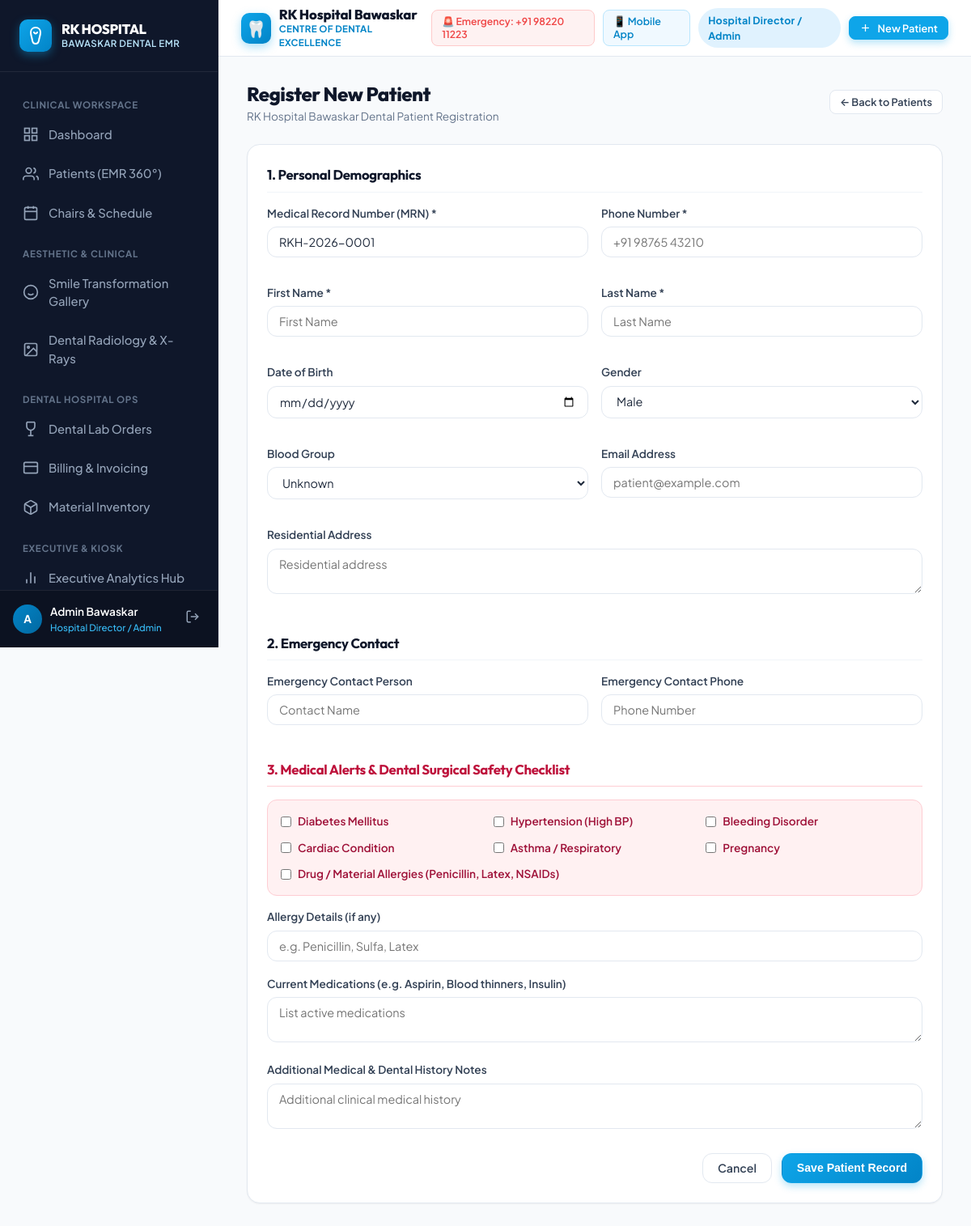
Screenshot of /patients/new/ (signed in) with the database file from the repository.
### dental_core/models.py (models this page shows, shortened)
class User(AbstractUser):
    ROLE_CHOICES = [
        ('ADMIN', 'Hospital Director / Admin'),
        ('DENTIST', 'Dental Surgeon / Specialist'),
        ('RECEPTIONIST', 'Front Desk / OPD Coordinator'),
        ('HYGIENIST', 'Dental Hygienist / Nurse'),
        ('PHARMACIST', 'Pharmacist / Inventory Store'),
        ('PATIENT', 'Patient Portal'),
    ]
    role = models.CharField(max_length=20, choices=ROLE_CHOICES, default='DENTIST')
    phone_number = models.CharField(max_length=20, blank=True, null=True)
    specialization = models.CharField(max_length=100, blank=True, null=True,
                                      help_text="e.g. Endodontist, Orthodontist, Periodontist, Oral Surgeon")
    qualification = models.CharField(max_length=100, blank=True, null=True,
                                     help_text="e.g. BDS, MDS (Oral & Maxillofacial Surgery)")
    license_number = models.CharField(max_length=50, blank=True, null=True,
                                      help_text="State Dental Council Reg. No.")
    avatar = models.ImageField(upload_to='avatars/', blank=True, null=True)
    def is_patient_user(self):
        return self.role == 'PATIENT'

### dental_core/views.py (the view)
# urls.py: path('patients/new/', views.patient_create, name='patient_create'),
@login_required
def patient_create(request):
    if request.method == 'POST':
        form = PatientForm(request.POST)
        if form.is_valid():
            patient = form.save()
            messages.success(request, f"Patient {patient.full_name} ({patient.mrn}) registered successfully!")
            return redirect('patient_detail', pk=patient.pk)
    else:
        count = Patient.objects.count() + 1
        year = timezone.now().year
        suggested_mrn = f"RKH-{year}-{count:04d}"
        form = PatientForm(initial={'mrn': suggested_mrn})
    return render(request, 'patients/patient_form.html', {'form': form, 'title': 'Register New Patient'})

### templates/patients/patient_form.html (shortened to what this page needs)
{% extends 'base.html' %}
{% block content %}
<div style="max-width: 860px; margin: 0 auto;">
  <div style="display: flex; justify-content: space-between; align-items: center; margin-bottom: 24px;">
    <div>
      <h1 style="font-size: 1.5rem; font-weight: 800; color: var(--slate-900);">{{ title }}</h1>
      <p style="color: var(--slate-500); font-size: 0.85rem;">RK Hospital Bawaskar Dental Patient Registration</p>
    </div>
    <a href="{% url 'patient_list' %}" class="btn btn-secondary btn-sm">← Back to Patients</a>
  </div>
  <div class="card">
    <form method="POST">
      <h3 style="font-size: 1.05rem; font-weight: 700; color: var(--slate-900); margin-bottom: 16px; border-bottom: 1px solid var(--slate-100); padding-bottom: 8px;">
        1. Personal Demographics
      </h3>
      <div style="display: grid; grid-template-columns: 1fr 1fr; gap: 16px;">
        <div class="form-group">
          <label class="form-label">Medical Record Number (MRN) *</label>
          {{ form.mrn }}
        </div>
        <div class="form-group">
          <label class="form-label">Phone Number *</label>
          {{ form.phone }}
        </div>
        <div class="form-group">
          <label class="form-label">First Name *</label>
          {{ form.first_name }}
        </div>
        <div class="form-group">
          <label class="form-label">Last Name *</label>
          {{ form.last_name }}
        </div>
        <div class="form-group">
          <label class="form-label">Date of Birth</label>
          {{ form.date_of_birth }}
        </div>
        <div class="form-group">
          <label class="form-label">Gender</label>
          {{ form.gender }}
        </div>
        <div class="form-group">
          <label class="form-label">Blood Group</label>
          {{ form.blood_group }}
        </div>
        <div class="form-group">
          <label class="form-label">Email Address</label>
          {{ form.email }}
        </div>
        <div class="form-group" style="grid-column: span 2;">
          <label class="form-label">Residential Address</label>
          {{ form.address }}
        </div>
      </div>
      <h3 style="font-size: 1.05rem; font-weight: 700; color: var(--slate-900); margin: 24px 0 16px; border-bottom: 1px solid var(--slate-100); padding-bottom: 8px;">
        2. Emergency Contact
      </h3>
      <div style="display: grid; grid-template-columns: 1fr 1fr; gap: 16px;">
        <div class="form-group">
          <label class="form-label">Emergency Contact Person</label>
          {{ form.emergency_contact_name }}
        </div>
        <div class="form-group">
          <label class="form-label">Emergency Contact Phone</label>
          {{ form.emergency_contact_phone }}
        </div>
      </div>
      <h3 style="font-size: 1.05rem; font-weight: 700; color: #be123c; margin: 24px 0 16px; border-bottom: 1px solid #fecdd3; padding-bottom: 8px;">
        3. Medical Alerts & Dental Surgical Safety Checklist
      </h3>
      <div style="display: grid; grid-template-columns: repeat(3, 1fr); gap: 12px; margin-bottom: 16px; background: #fff1f2; padding: 16px; border-radius: var(--radius-md); border: 1px solid #fecdd3;">
        <label style="display: flex; align-items: center; gap: 8px; font-weight: 600; font-size: 0.85rem; color: #9f1239;">
          {{ form.has_diabetes }} Diabetes Mellitus
        </label>
        <label style="display: flex; align-items: center; gap: 8px; font-weight: 600; font-size: 0.85rem; color: #9f1239;">
          {{ form.has_hypertension }} Hypertension (High BP)
        </label>
        <label style="display: flex; align-items: center; gap: 8px; font-weight: 600; font-size: 0.85rem; color: #9f1239;">
          {{ form.has_bleeding_disorder }} Bleeding Disorder
        </label>
        <label style="display: flex; align-items: center; gap: 8px; font-weight: 600; font-size: 0.85rem; color: #9f1239;">
          {{ form.has_cardiac_condition }} Cardiac Condition
        </label>
        <label style="display: flex; align-items: center; gap: 8px; font-weight: 600; font-size: 0.85rem; color: #9f1239;">
          {{ form.has_asthma }} Asthma / Respiratory
        </label>
        <label style="display: flex; align-items: center; gap: 8px; font-weight: 600; font-size: 0.85rem; color: #9f1239;">
          {{ form.is_pregnant }} Pregnancy
        </label>
        <label style="display: flex; align-items: center; gap: 8px; font-weight: 600; font-size: 0.85rem; color: #9f1239; grid-column: span 3;">
          {{ form.has_allergies }} Drug / Material Allergies (Penicillin, Latex, NSAIDs)
        </label>
      </div>
      <div class="form-group">
        <label class="form-label">Allergy Details (if any)</label>
        {{ form.allergy_details }}
      </div>
      <div class="form-group">
        <label class="form-label">Current Medications (e.g. Aspirin, Blood thinners, Insulin)</label>
        {{ form.current_medications }}
      </div>
      <div class="form-group">
        <label class="form-label">Additional Medical & Dental History Notes</label>
        {{ form.medical_history_notes }}
      </div>
      <div style="display: flex; justify-content: flex-end; gap: 12px; margin-top: 24px;">
        <a href="{% url 'patient_list' %}" class="btn btn-secondary">Cancel</a>
        <button type="submit" class="btn btn-primary">Save Patient Record</button>
      </div>
    </form>
  </div>
</div>
{% endblock %}

### templates/base.html (shortened to what this page needs)
{% load static %}
<!DOCTYPE html>
<html lang="en">
<head>
  <link rel="stylesheet" href="{% static 'css/hospital_theme.css' %}">
</head>
<body>
<div class="app-layout">
  <aside class="sidebar" id="appSidebar">
    <div class="sidebar-brand">
      <div style="display: flex; align-items: center; justify-content: space-between;">
        <div style="display: flex; align-items: center; gap: 12px;">
          <div style="width: 40px; height: 40px; background: linear-gradient(135deg, #0ea5e9, #0284c7); border-radius: 10px; display: flex; align-items: center; justify-content: center; box-shadow: 0 4px 12px rgba(14, 165, 233, 0.4);">
            <svg style="width: 24px; height: 24px; fill: none; stroke: #ffffff; stroke-width: 2; stroke-linecap: round; stroke-linejoin: round;" viewBox="0 0 24 24">
              <path d="M12 2C8.5 2 6 4.5 6 8c0 3.5 1.5 6.5 2 10 .5 3 2 4 4 4s3.5-1 4-4c.5-3.5 2-6.5 2-10 0-3.5-2.5-6-6-6z"/>
              <path d="M10 8c.5 1 1.5 1.5 2 1.5s1.5-.5 2-1.5"/>
            </svg>
          </div>
          <div>
            <div class="brand-font" style="font-weight: 800; font-size: 1.05rem; color: #ffffff; line-height: 1.15;">RK HOSPITAL</div>
            <div style="font-size: 0.72rem; color: var(--primary-200); font-weight: 600; letter-spacing: 0.04em;">BAWASKAR DENTAL EMR</div>
          </div>
        </div>
      </div>
    </div>
    <div class="sidebar-nav">
      <div class="nav-section-title">Clinical Workspace</div>
      <a href="{% url 'dashboard' %}" class="nav-link {% if request.resolver_match.url_name == 'dashboard' %}active{% endif %}">
        <svg viewBox="0 0 24 24" fill="none" stroke="currentColor" stroke-width="2"><rect x="3" y="3" width="7" height="7"></rect><rect x="14" y="3" width="7" height="7"></rect><rect x="14" y="14" width="7" height="7"></rect><rect x="3" y="14" width="7" height="7"></rect></svg>
        <span>Dashboard</span>
      </a>
      {% if not user.is_patient_user %}
      <a href="{% url 'patient_list' %}" class="nav-link {% if 'patient' in request.path and not 'new' in request.path %}active{% endif %}">
        <svg viewBox="0 0 24 24" fill="none" stroke="currentColor" stroke-width="2"><path d="M17 21v-2a4 4 0 0 0-4-4H5a4 4 0 0 0-4 4v2"></path><circle cx="9" cy="7" r="4"></circle><path d="M23 21v-2a4 4 0 0 0-3-3.87"></path><path d="M16 3.13a4 4 0 0 1 0 7.75"></path></svg>
        <span>Patients (EMR 360°)</span>
      </a>
      <a href="{% url 'appointment_list' %}" class="nav-link {% if 'appointment' in request.path %}active{% endif %}">
        <svg viewBox="0 0 24 24" fill="none" stroke="currentColor" stroke-width="2"><rect x="3" y="4" width="18" height="18" rx="2" ry="2"></rect><line x1="16" y1="2" x2="16" y2="6"></line><line x1="8" y1="2" x2="8" y2="6"></line><line x1="3" y1="10" x2="21" y2="10"></line></svg>
        <span>Chairs & Schedule</span>
      </a>
      <div class="nav-section-title">Aesthetic & Clinical</div>
      <a href="{% url 'smile_gallery' %}" class="nav-link {% if 'smile-gallery' in request.path %}active{% endif %}">
        <svg viewBox="0 0 24 24" fill="none" stroke="currentColor" stroke-width="2"><circle cx="12" cy="12" r="10"></circle><path d="M8 14s1.5 2 4 2 4-2 4-2"></path><line x1="9" y1="9" x2="9.01" y2="9"></line><line x1="15" y1="9" x2="15.01" y2="9"></line></svg>
        <span>Smile Transformation Gallery</span>
      </a>
      <a href="{% url 'radiograph_hub' %}" class="nav-link {% if 'radiograph' in request.path %}active{% endif %}">
        <svg viewBox="0 0 24 24" fill="none" stroke="currentColor" stroke-width="2"><rect x="3" y="3" width="18" height="18" rx="2" ry="2"></rect><circle cx="8.5" cy="8.5" r="1.5"></circle><polyline points="21 15 16 10 5 21"></polyline></svg>
        <span>Dental Radiology & X-Rays</span>
      </a>
      <div class="nav-section-title">Dental Hospital Ops</div>
      <a href="{% url 'lab_list' %}" class="nav-link {% if 'lab' in request.path %}active{% endif %}">
        <svg viewBox="0 0 24 24" fill="none" stroke="currentColor" stroke-width="2"><path d="M6 2v6a6 6 0 0 0 12 0V2"></path><line x1="6" y1="2" x2="18" y2="2"></line><line x1="12" y1="14" x2="12" y2="22"></line><line x1="8" y1="22" x2="16" y2="22"></line></svg>
        <span>Dental Lab Orders</span>
      </a>
      <a href="{% url 'billing_list' %}" class="nav-link {% if 'billing' in request.path %}active{% endif %}">
        <svg viewBox="0 0 24 24" fill="none" stroke="currentColor" stroke-width="2"><rect x="2" y="4" width="20" height="16" rx="2"></rect><line x1="2" y1="10" x2="22" y2="10"></line></svg>
        <span>Billing & Invoicing</span>
      </a>
      <a href="{% url 'inventory_list' %}" class="nav-link {% if 'inventory' in request.path %}active{% endif %}">
        <span>Material Inventory</span>
      </a>
      <div class="nav-section-title">Executive & Kiosk</div>
      <a href="{% url 'analytics_dashboard' %}" class="nav-link {% if 'analytics' in request.path %}active{% endif %}">
        <svg viewBox="0 0 24 24" fill="none" stroke="currentColor" stroke-width="2"><line x1="18" y1="20" x2="18" y2="10"></line><line x1="12" y1="20" x2="12" y2="4"></line><line x1="6" y1="20" x2="6" y2="14"></line></svg>
        <span>Executive Analytics Hub</span>
      </a>
      {% endif %}
    </div>
    <div style="padding: 16px; border-top: 1px solid rgba(255, 255, 255, 0.08); background: rgba(0, 0, 0, 0.2); display: flex; align-items: center; justify-content: space-between;">
      <div style="display: flex; align-items: center; gap: 10px; overflow: hidden;">
        <div style="width: 36px; height: 36px; border-radius: 50%; background: linear-gradient(135deg, #0284c7, #0369a1); display: flex; align-items: center; justify-content: center; font-weight: 700; color: #fff; font-size: 0.85rem; flex-shrink: 0;">
          {{ user.first_name|default:user.username|make_list|first|upper }}
        </div>
        <div style="overflow: hidden;">
          <div style="font-size: 0.85rem; font-weight: 600; color: #fff; white-space: nowrap; overflow: hidden; text-overflow: ellipsis;">
            {{ user.get_full_name|default:user.username }}
          </div>
          <div style="font-size: 0.72rem; color: #38bdf8; font-weight: 500;">
            {{ user.get_role_display }}
          </div>
        </div>
      </div>
      <a href="{% url 'logout' %}" title="Logout" style="color: var(--slate-400); padding: 6px; border-radius: 6px;" onmouseover="this.style.color='#fff'" onmouseout="this.style.color='var(--slate-400)'">
        <svg style="width: 18px; height: 18px;" viewBox="0 0 24 24" fill="none" stroke="currentColor" stroke-width="2"><path d="M9 21H5a2 2 0 0 1-2-2V5a2 2 0 0 1 2-2h4"></path><polyline points="16 17 21 12 16 7"></polyline><line x1="21" y1="12" x2="9" y2="12"></line></svg>
      </a>
    </div>
  </aside>
  <div class="main-content">
    <header class="top-nav">
      <div style="display: flex; align-items: center; gap: 14px;">
        <div style="display: flex; align-items: center; gap: 10px;">
          <div style="width: 38px; height: 38px; background: linear-gradient(135deg, #0ea5e9, #0284c7); border-radius: 10px; display: flex; align-items: center; justify-content: center; box-shadow: 0 4px 12px rgba(14, 165, 233, 0.35); font-size: 1.25rem;">
            🦷
          </div>
          <div>
            <div class="brand-font" style="font-weight: 800; font-size: 1.05rem; color: var(--slate-900); line-height: 1.15; letter-spacing: -0.01em;">
              RK Hospital Bawaskar
            </div>
            <div style="font-size: 0.72rem; color: #0284c7; font-weight: 700; letter-spacing: 0.03em; text-transform: uppercase;">
              Centre of Dental Excellence
            </div>
          </div>
        </div>
      </div>
      <div class="top-nav-actions" style="display: flex; align-items: center; gap: 10px;">
        <a href="tel:+919822011223" class="btn btn-secondary btn-sm" style="padding: 6px 12px; font-size: 0.76rem; color: #ef4444; border-color: #fecaca; background: #fef2f2;" title="24/7 Dental Emergency Desk">
          🚨 Emergency: +91 98220 11223
        </a>
        <a href="{% url 'mobile_companion' %}" class="btn btn-secondary btn-sm" style="color: #0284c7; border-color: #bae6fd; background: #f0f9ff; padding: 6px 12px; font-size: 0.78rem;">
          📱 Mobile App
        </a>
        <span class="badge top-role-badge" style="background: #e0f2fe; color: #0284c7; padding: 6px 12px; font-size: 0.78rem; font-weight: 700;">
          {{ user.get_role_display }}
        </span>
        {% if not user.is_patient_user %}
        <a href="{% url 'patient_create' %}" class="btn btn-primary btn-sm" style="white-space: nowrap; background: #0ea5e9; border-color: #0ea5e9;">
          <svg style="width: 15px; height: 15px;" viewBox="0 0 24 24" fill="none" stroke="currentColor" stroke-width="2"><line x1="12" y1="5" x2="12" y2="19"></line><line x1="5" y1="12" x2="19" y2="12"></line></svg>
          <span class="btn-text-hide-mobile">New Patient</span>
        </a>
        {% endif %}
      </div>
    </header>
    <main class="page-main-container" style="flex: 1;">
      {% block content %}{% endblock %}
    </main>
  </div>
</div>
</body>
</html>

### rows the page displays
User: first_name|make_list "A", get_full_name "Admin Bawaskar", role "Hospital Director / Admin"

### other values shown
{{ title }} "Register New Patient"
